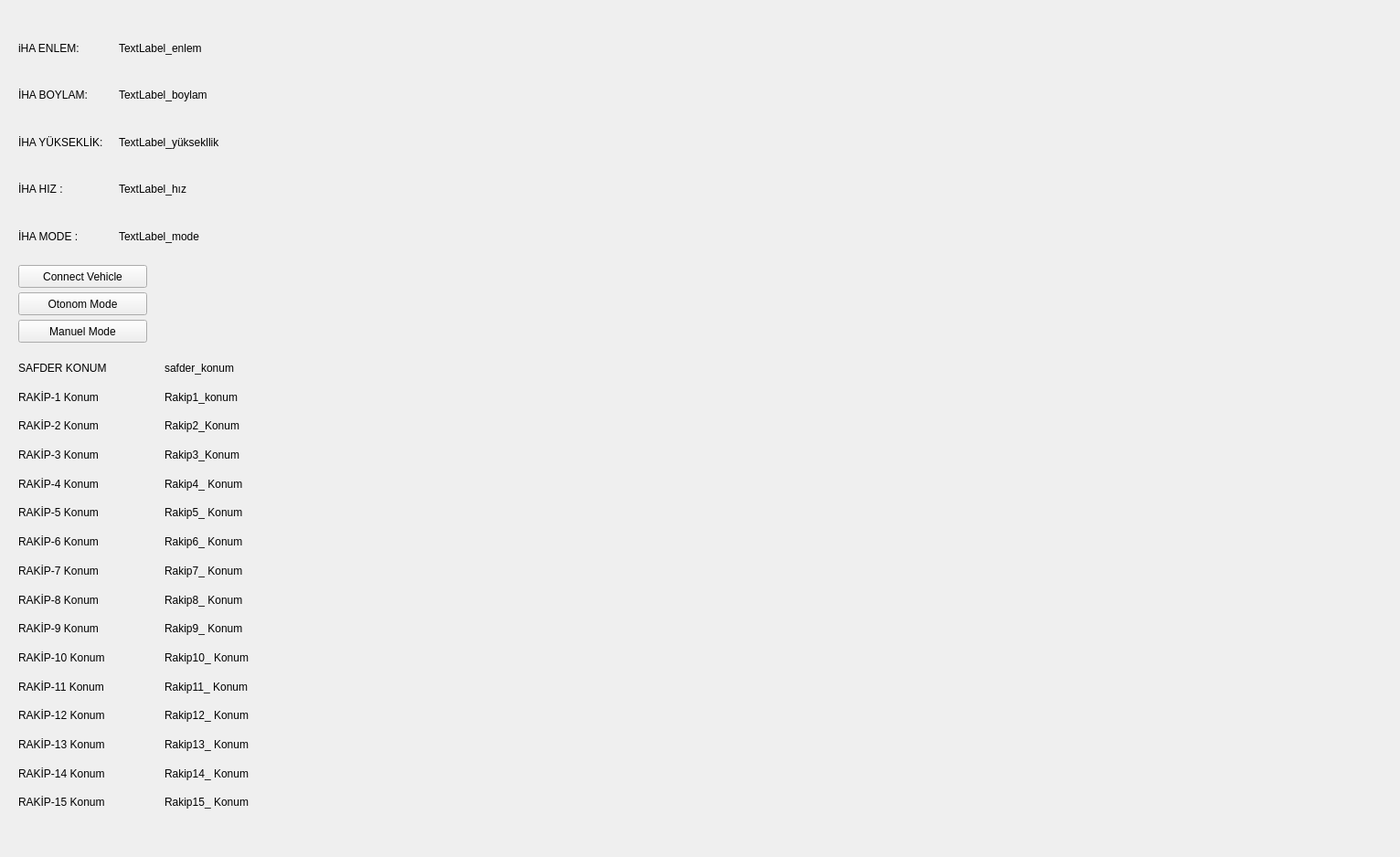
<?xml version="1.0" encoding="UTF-8"?>
<ui version="4.0">
 <class>Form</class>
 <widget class="QWidget" name="Form">
  <property name="geometry">
   <rect>
    <x>0</x>
    <y>0</y>
    <width>1532</width>
    <height>938</height>
   </rect>
  </property>
  <property name="windowTitle">
   <string>Form</string>
  </property>
  <widget class="QLabel" name="label">
   <property name="geometry">
    <rect>
     <x>420</x>
     <y>30</y>
     <width>701</width>
     <height>891</height>
    </rect>
   </property>
   <property name="text">
    <string/>
   </property>
   <property name="pixmap">
    <pixmap>../../Pictures/uçuş_alanı_son.png</pixmap>
   </property>
  </widget>
  <widget class="QLabel" name="label_2">
   <property name="geometry">
    <rect>
     <x>810</x>
     <y>370</y>
     <width>16</width>
     <height>21</height>
    </rect>
   </property>
   <property name="text">
    <string/>
   </property>
   <property name="pixmap">
    <pixmap>../../Downloads/airliner.png</pixmap>
   </property>
  </widget>
  <widget class="QPushButton" name="pushButton">
   <property name="geometry">
    <rect>
     <x>20</x>
     <y>290</y>
     <width>141</width>
     <height>25</height>
    </rect>
   </property>
   <property name="text">
    <string>Connect Vehicle</string>
   </property>
  </widget>
  <widget class="QPushButton" name="pushButton_2">
   <property name="geometry">
    <rect>
     <x>20</x>
     <y>320</y>
     <width>141</width>
     <height>25</height>
    </rect>
   </property>
   <property name="text">
    <string>Otonom Mode</string>
   </property>
  </widget>
  <widget class="QPushButton" name="pushButton_3">
   <property name="geometry">
    <rect>
     <x>20</x>
     <y>350</y>
     <width>141</width>
     <height>25</height>
    </rect>
   </property>
   <property name="text">
    <string>Manuel Mode</string>
   </property>
  </widget>
  <widget class="QLabel" name="label_3">
   <property name="geometry">
    <rect>
     <x>810</x>
     <y>450</y>
     <width>16</width>
     <height>21</height>
    </rect>
   </property>
   <property name="text">
    <string/>
   </property>
   <property name="pixmap">
    <pixmap>../../Downloads/airliner.png</pixmap>
   </property>
  </widget>
  <widget class="QLabel" name="label_4">
   <property name="geometry">
    <rect>
     <x>810</x>
     <y>400</y>
     <width>16</width>
     <height>21</height>
    </rect>
   </property>
   <property name="text">
    <string/>
   </property>
   <property name="pixmap">
    <pixmap>../../Downloads/airliner.png</pixmap>
   </property>
  </widget>
  <widget class="QLabel" name="label_5">
   <property name="geometry">
    <rect>
     <x>800</x>
     <y>500</y>
     <width>21</width>
     <height>31</height>
    </rect>
   </property>
   <property name="text">
    <string/>
   </property>
   <property name="pixmap">
    <pixmap>../../Downloads/uav_bizim2.png</pixmap>
   </property>
   <property name="scaledContents">
    <bool>false</bool>
   </property>
  </widget>
  <widget class="QLabel" name="label_6">
   <property name="geometry">
    <rect>
     <x>850</x>
     <y>360</y>
     <width>20</width>
     <height>21</height>
    </rect>
   </property>
   <property name="text">
    <string/>
   </property>
   <property name="pixmap">
    <pixmap>../../Downloads/airliner.png</pixmap>
   </property>
  </widget>
  <widget class="QWidget" name="verticalLayoutWidget">
   <property name="geometry">
    <rect>
     <x>20</x>
     <y>30</y>
     <width>110</width>
     <height>251</height>
    </rect>
   </property>
   <layout class="QVBoxLayout" name="verticalLayout">
    <item>
     <widget class="QLabel" name="label_9">
      <property name="text">
       <string>iHA ENLEM:</string>
      </property>
     </widget>
    </item>
    <item>
     <widget class="QLabel" name="label_7">
      <property name="text">
       <string>İHA BOYLAM:</string>
      </property>
     </widget>
    </item>
    <item>
     <widget class="QLabel" name="label_11">
      <property name="text">
       <string>İHA YÜKSEKLİK:</string>
      </property>
     </widget>
    </item>
    <item>
     <widget class="QLabel" name="label_10">
      <property name="text">
       <string>İHA HIZ :</string>
      </property>
     </widget>
    </item>
    <item>
     <widget class="QLabel" name="label_8">
      <property name="text">
       <string>İHA MODE :</string>
      </property>
     </widget>
    </item>
   </layout>
  </widget>
  <widget class="QWidget" name="verticalLayoutWidget_2">
   <property name="geometry">
    <rect>
     <x>130</x>
     <y>30</y>
     <width>143</width>
     <height>251</height>
    </rect>
   </property>
   <layout class="QVBoxLayout" name="verticalLayout_2">
    <item>
     <widget class="QLabel" name="label_14">
      <property name="text">
       <string>TextLabel_enlem</string>
      </property>
     </widget>
    </item>
    <item>
     <widget class="QLabel" name="label_15">
      <property name="text">
       <string>TextLabel_boylam</string>
      </property>
     </widget>
    </item>
    <item>
     <widget class="QLabel" name="label_16">
      <property name="text">
       <string>TextLabel_yüksekllik</string>
      </property>
     </widget>
    </item>
    <item>
     <widget class="QLabel" name="label_13">
      <property name="text">
       <string>TextLabel_hız</string>
      </property>
     </widget>
    </item>
    <item>
     <widget class="QLabel" name="label_12">
      <property name="text">
       <string>TextLabel_mode</string>
      </property>
     </widget>
    </item>
   </layout>
  </widget>
  <widget class="QWidget" name="verticalLayoutWidget_3">
   <property name="geometry">
    <rect>
     <x>20</x>
     <y>390</y>
     <width>160</width>
     <height>501</height>
    </rect>
   </property>
   <layout class="QVBoxLayout" name="verticalLayout_3">
    <item>
     <widget class="QLabel" name="label_22">
      <property name="text">
       <string>SAFDER KONUM</string>
      </property>
     </widget>
    </item>
    <item>
     <widget class="QLabel" name="label_21">
      <property name="text">
       <string>RAKİP-1 Konum</string>
      </property>
     </widget>
    </item>
    <item>
     <widget class="QLabel" name="label_20">
      <property name="text">
       <string>RAKİP-2 Konum</string>
      </property>
     </widget>
    </item>
    <item>
     <widget class="QLabel" name="label_19">
      <property name="text">
       <string>RAKİP-3 Konum</string>
      </property>
     </widget>
    </item>
    <item>
     <widget class="QLabel" name="label_18">
      <property name="text">
       <string>RAKİP-4 Konum</string>
      </property>
     </widget>
    </item>
    <item>
     <widget class="QLabel" name="label_30">
      <property name="text">
       <string>RAKİP-5 Konum</string>
      </property>
     </widget>
    </item>
    <item>
     <widget class="QLabel" name="label_31">
      <property name="text">
       <string>RAKİP-6 Konum</string>
      </property>
     </widget>
    </item>
    <item>
     <widget class="QLabel" name="label_29">
      <property name="text">
       <string>RAKİP-7 Konum</string>
      </property>
     </widget>
    </item>
    <item>
     <widget class="QLabel" name="label_35">
      <property name="text">
       <string>RAKİP-8 Konum</string>
      </property>
     </widget>
    </item>
    <item>
     <widget class="QLabel" name="label_36">
      <property name="text">
       <string>RAKİP-9 Konum</string>
      </property>
     </widget>
    </item>
    <item>
     <widget class="QLabel" name="label_37">
      <property name="text">
       <string>RAKİP-10 Konum</string>
      </property>
     </widget>
    </item>
    <item>
     <widget class="QLabel" name="label_34">
      <property name="text">
       <string>RAKİP-11 Konum</string>
      </property>
     </widget>
    </item>
    <item>
     <widget class="QLabel" name="label_33">
      <property name="text">
       <string>RAKİP-12 Konum</string>
      </property>
     </widget>
    </item>
    <item>
     <widget class="QLabel" name="label_32">
      <property name="text">
       <string>RAKİP-13 Konum</string>
      </property>
     </widget>
    </item>
    <item>
     <widget class="QLabel" name="label_23">
      <property name="text">
       <string>RAKİP-14 Konum</string>
      </property>
     </widget>
    </item>
    <item>
     <widget class="QLabel" name="label_17">
      <property name="text">
       <string>RAKİP-15 Konum</string>
      </property>
     </widget>
    </item>
   </layout>
  </widget>
  <widget class="QWidget" name="verticalLayoutWidget_4">
   <property name="geometry">
    <rect>
     <x>180</x>
     <y>390</y>
     <width>191</width>
     <height>501</height>
    </rect>
   </property>
   <layout class="QVBoxLayout" name="verticalLayout_4">
    <item>
     <widget class="QLabel" name="label_28">
      <property name="text">
       <string>safder_konum</string>
      </property>
     </widget>
    </item>
    <item>
     <widget class="QLabel" name="label_26">
      <property name="text">
       <string>Rakip1_konum</string>
      </property>
     </widget>
    </item>
    <item>
     <widget class="QLabel" name="label_27">
      <property name="text">
       <string>Rakip2_Konum</string>
      </property>
     </widget>
    </item>
    <item>
     <widget class="QLabel" name="label_25">
      <property name="text">
       <string>Rakip3_Konum</string>
      </property>
     </widget>
    </item>
    <item>
     <widget class="QLabel" name="label_24">
      <property name="text">
       <string>Rakip4_ Konum</string>
      </property>
     </widget>
    </item>
    <item>
     <widget class="QLabel" name="label_38">
      <property name="text">
       <string>Rakip5_ Konum</string>
      </property>
     </widget>
    </item>
    <item>
     <widget class="QLabel" name="label_41">
      <property name="text">
       <string>Rakip6_ Konum</string>
      </property>
     </widget>
    </item>
    <item>
     <widget class="QLabel" name="label_42">
      <property name="text">
       <string>Rakip7_ Konum</string>
      </property>
     </widget>
    </item>
    <item>
     <widget class="QLabel" name="label_43">
      <property name="text">
       <string>Rakip8_ Konum</string>
      </property>
     </widget>
    </item>
    <item>
     <widget class="QLabel" name="label_44">
      <property name="text">
       <string>Rakip9_ Konum</string>
      </property>
     </widget>
    </item>
    <item>
     <widget class="QLabel" name="label_47">
      <property name="text">
       <string>Rakip10_ Konum</string>
      </property>
     </widget>
    </item>
    <item>
     <widget class="QLabel" name="label_45">
      <property name="text">
       <string>Rakip11_ Konum</string>
      </property>
     </widget>
    </item>
    <item>
     <widget class="QLabel" name="label_48">
      <property name="text">
       <string>Rakip12_ Konum</string>
      </property>
     </widget>
    </item>
    <item>
     <widget class="QLabel" name="label_46">
      <property name="text">
       <string>Rakip13_ Konum</string>
      </property>
     </widget>
    </item>
    <item>
     <widget class="QLabel" name="label_40">
      <property name="text">
       <string>Rakip14_ Konum</string>
      </property>
     </widget>
    </item>
    <item>
     <widget class="QLabel" name="label_39">
      <property name="text">
       <string>Rakip15_ Konum</string>
      </property>
     </widget>
    </item>
   </layout>
  </widget>
  <zorder>label</zorder>
  <zorder>pushButton</zorder>
  <zorder>pushButton_2</zorder>
  <zorder>pushButton_3</zorder>
  <zorder>verticalLayoutWidget</zorder>
  <zorder>verticalLayoutWidget_2</zorder>
  <zorder>label_6</zorder>
  <zorder>label_2</zorder>
  <zorder>label_3</zorder>
  <zorder>label_5</zorder>
  <zorder>verticalLayoutWidget_3</zorder>
  <zorder>verticalLayoutWidget_4</zorder>
  <zorder>label_4</zorder>
 </widget>
 <resources/>
 <connections/>
</ui>
